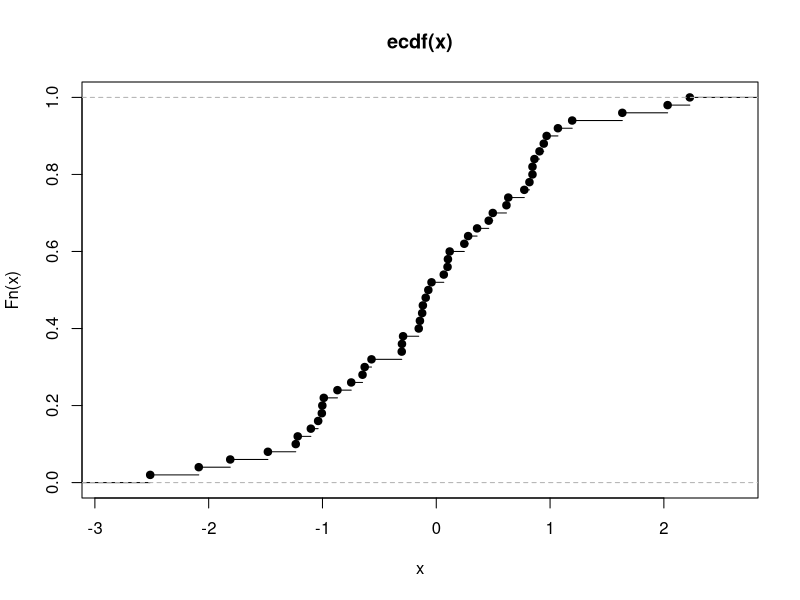
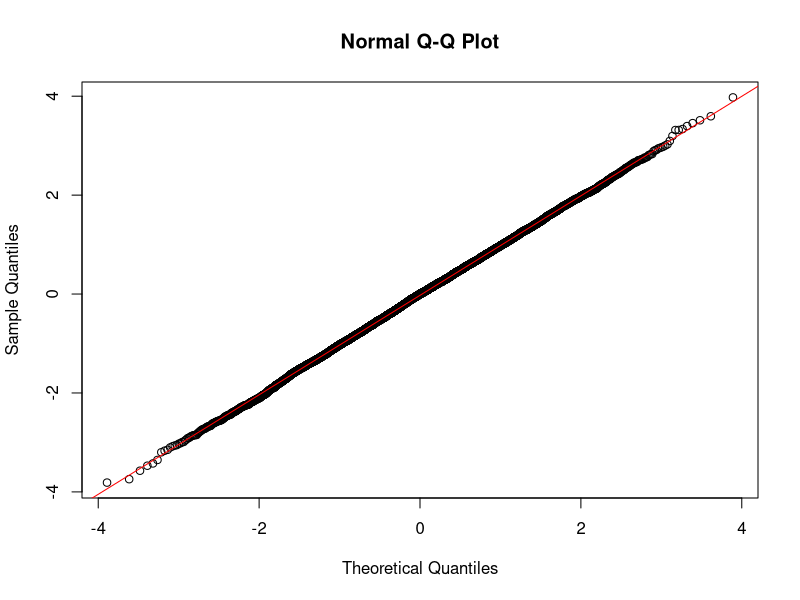
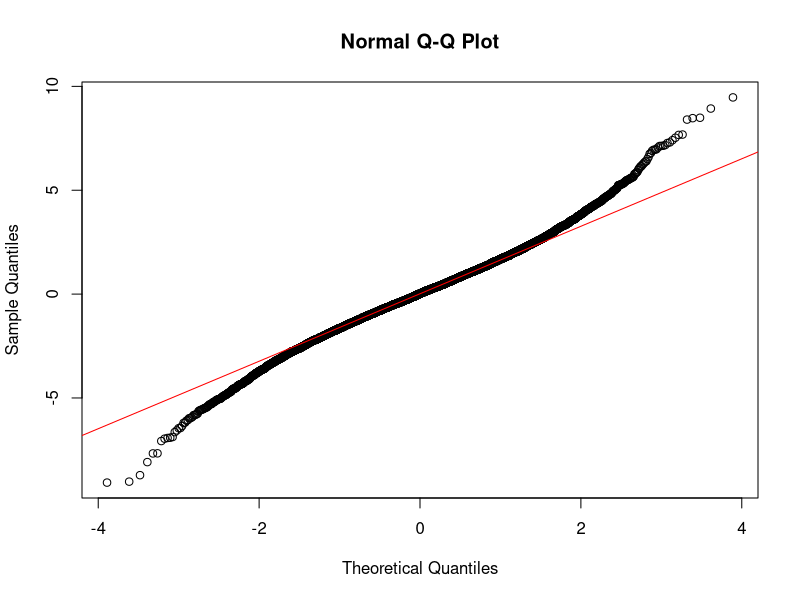
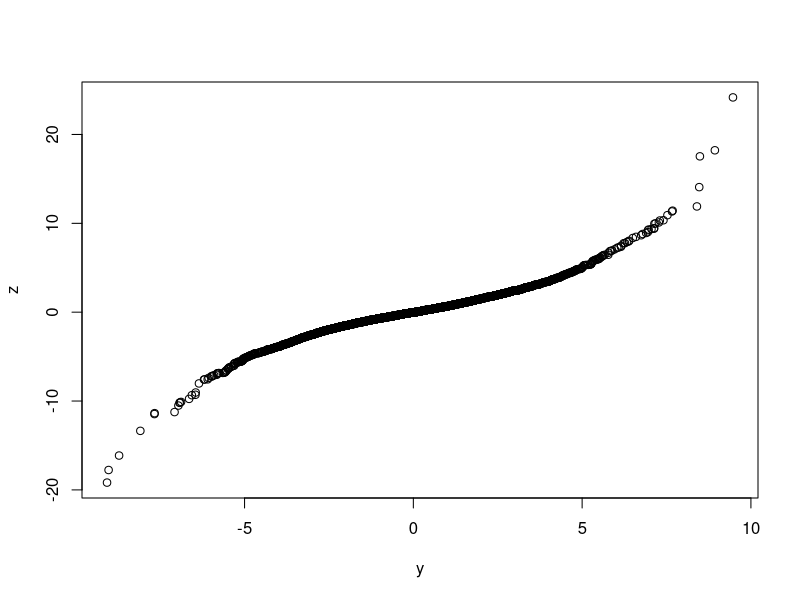

R code for these plots, in order: (Note: this script raises an error after producing the figures.)

# ecdf in R (Example) | Compute & Plot the Empirical Cumulative Distribution Function
# Basic R Syntax of ecdf():

# ecdf(x)

# Definition of ecdf():
# The ecdf function computes the Empirical Cumulative Distribution Function of a numeric 
# input vector.

# Example: Compute and Plot ECDF in R
# Before we can start with the example, we need to create a numeric example vector in R:
  
set.seed(19191)     # Set seed for reproducibility
x <- rnorm(50)      # Normal distribution with 50 values

ecdf(x)             # Compute ecdf values
# Empirical CDF 
# Call: ecdf(x)
# x[1:50] = -2.5138, -2.0871, -1.8105,  ...,  2.033, 2.2279
# The RStudio output of the ecdf function is not really helpful, but however, we can also use this output to plot the ECDF:
  
plot(ecdf(x))       # Create ecdf plot in R



# QQPLOT EXAMPLES
# =====>
# Quantile-Quantile Plot in R (4 Examples) | qqplot, qqnorm & qqline Functions | ggplot2 Package
# Example 1: Basic QQplot & Interpretation
# In this example I'll show you the basic application of QQplots (or Quantile-Quantile plots) in R. In the example, we'll use the following normally distributed numeric vector:
  
set.seed(5432)                   # Set seed for reproducibility
x <- rnorm(10000)                # Create random normally distributed values

# Our vector contains 10000 random values, which follows a normal distribution.
# Now, we can use the qqnorm function to create a QQplot of this vector.

qqnorm(x)                        # QQplot of normally distributed values

#.and the qqline function to add a theoretical line according to the normal distribution:
  
qqline(x, col = "red")           # Add qqline to plot

# Figure 1 shows the output of the previous R code: A QQplot of our normally distributed random data compared to the theoretical normal distribution and a QQline.

# We can interpret the graphic as follows:
# The quantiles of our sampled random data and the theoretical quantiles follow the QQline almost perfectly.
# For that reason, the QQplot indicates that our random values are normally distributed.



# Example 2: QQplot of Logistically Distributed Values
# Let's apply the same R code as in Example 1 to a different probability distribution in R:
  
y <- rlogis(10000)               # Random values according to logistic distribution

# Our new random data follows a logistic distribution. Now, let's draw a QQplot and a QQline to see the difference 
# compared to Examples 1:
  
qqnorm(y)                        # QQplot of logistic distribution
qqline(y, col = "red")

# Figure 2 shows the result. In contrast to Figure 1, the QQplot is not following the straight QQline, 
# indicating that our random values do not follow a normal distribution



# Example 3: Compare Two Data Sets with QQplot
# So far, we have only compared one input data set vs. a theoretical normal distribution. However, 
# it is also possible to compare two input data sets with each other.
# Consider the following random values with a student t distribution:
  
z <- rt(10000, 3)                # Random values according to student t distribution

# We can use the qqplot function to compare this distribution with the logistically distributed vector that we have 
# created in Example 2:
  
qqplot(y, z)                     # QQplot of logistic & student t distribution

# As you can see based on Figure 3, our two input data sets do now follow the same distribution, since the QQplot is 
# not following a straight line.



# Example 4: Create QQplot with ggplot2 Package
# Until now, we have used the base installation of R to produce our QQplots. 
# However, there are many packages, which provide prettier representations of QQplots.
# Probably the most common package for graphics in R is the ggplot2 package.

install.packages("ggplot2")      # Install & load ggplot2
library("ggplot2")

# The ggplot2 package takes data frames as input, so let's convert our numeric vector of Example 1 to a data frame:
data <- data.frame(x)            # Create data frame containing x

# Now, we can use the stat_qq and stat_qq_line functions of the ggplot2 package to create a QQplot:
# <pre lang="csharp">ggplot(data, aes(sample = x)) +  # Create QQplot with ggplot2 package
stat_qq() +
stat_qq_line(col = "red")
# ======>
# END QQPLOT



# QUANTILE Function in R (6 Examples)
# Quantile function
# The inverse cumulative distribution function (quantile function) of the logistic distribution is a generalization of
# the logit function. Its derivative is called the quantile density function. 

# Basic R Syntax of quantile():
quantile(x)

# ==>
# Example 1: Basic Application of quantile() in R
# In the first example, I'll illustrate how to use the quantile function in its simplest way. 
# Let's create an exemplifying numeric vector first:
  
set.seed(15051)                         # Set seed for reproducibility 
x <- round(runif(1000, 0, 100))         # Create uniformly distributed data
x                                       # Print data to RStudio console

# Our example vector contains 1,000 elements between the range of 1 and 100.
# Now, we can apply the quantile R function to this vector as follows:
  
quantile(x)                             # Apply quantile function

# Note: By default, the quantile function is returning the quartile (i.e. five cutpoints). 
# Later on, I'll show you how to get other metrics as well.
# Our vector contains 10000 random values, which follows a normal distribution.
# Now, we can use the qqnorm function to create a QQplot of this vector.

qqnorm(x)   # QQplot of normally distributed values

# and the qqline function to add a theoretical line according to the normal distribution:
qqline(x, col = "red")           # Add qqline to plot


# ==>
# Example 2: Handling NA Values with the quantile Function
# In this example, you'll learn how to deal with missing data (i.e. NA values) in the input vector. 
# Let's first insert an NA value to our example data:
  
x_NA <- c(x, NA)                        # Create example data with NA

#Now, if we apply the quantile function to this vector, the quantile function returns an error message:
  
quantile(x_NA)                          # Apply quantile function to NA vector

# Error in quantile.default(x_NA)
# Fortunately, we can easily fix this error by specifying na.rm = TRUE within the quantile command:
  
  quantile(x_NA, na.rm = TRUE)            # Use na.rm argument
# 0%  25%  50%  75% 100% 
# 0   23   50   75  100
  
  

# ==>
# Example 3: Extract Quantile Values Only  
# AS you have seen based on the previous examples, the quantile function returns the 
# cutpoints AND the corresponding values to the RStudio console. In some cases, 
# however, we might prefer to keep only the quantile values.
# In this case, we can simply apply the unname function to the output of the quantile
# function. Have a look at the following R code:
  
unname(quantile(x))                     # Get only the quantile values 


# ==>
# Example 4: Quantile by Group
# In this example I'll show you how to calculate the quantiles of certain subgroups. 
# For the example, I'm going to use the Iris data matrix. Let's load the data to R:

data(iris)                              # Load Iris data
head(iris)                              # Head of Iris data

# The Iris data set contains several numeric variables and the grouping variable Species.

# In order to compute the quantile by group, we also need some functions of the dplyr 
# environment. We can install and load the dplyr package as follows:
  
install.packages("dplyr")               # Install dplyr package
library("dplyr")                        # Load dplyr package

# We can now produce a data matrix of quantiles of the first column grouped by the 
# Species column with the following R syntax:
  
do.call("rbind",
tapply(iris$Sepal.Length,       # Specify numeric column
iris$Species,                   # Specify group variable
    quantile))  
  

# ==> 
# Example 5: Quartiles, Quintiles, Deciles, Percentiles & Many More
# As I told you before, the quantile function returns the quartile of the input vector by 
# default. However, we can use the probs argument to get basically any quantile metric that we 
# want. With the following R codes, we can calculate the median.

quantile(x, probs = 0.5)                # Median

# .tertiles.

quantile(x, probs = seq(0, 1, 1/3))     # Tertiles

# .quartiles (as it would also be computed by default).

quantile(x, probs = seq(0, 1, 1/4))     # Quartiles
# 0%  25%  50%  75%  100% 
# 0   23   50   75   100
.quintiles.

quantile(x, probs = seq(0, 1, 1/5))     # Quintiles
# 0%  20%  40%  60%  80% 100% 
# 0   18   40   61   80  100
.sextiles.

quantile(x, probs = seq(0, 1, 1/6))     # Sextiles
# 0% 16.66667% 33.33333% 50% 66.66667% 83.33333% 100% 
# 0  15        34        50  68        83        100
.septiles.

quantile(x, probs = seq(0, 1, 1/7))     # Septiles
# 0% 14.28571% 28.57143% 42.85714% 57.14286% 71.42857% 85.71429% 100% 
# 0  13        27        43        58        72        86        100
.octiles.

quantile(x, probs = seq(0, 1, 1/8))     # Octiles
# 0%     12.5%   25%     37.5%   50%     62.5%   75%     87.5%  100% 
# 0.000  11.875  23.000  38.000  50.000  63.000  75.000  88.000 100.000
.deciles.

quantile(x, probs = seq(0, 1, 1/10))    # Deciles
# 0%  10%  20%  30%  40%  50%  60%  70%  80%  90% 100% 
# 0   9    18   29   40   50   61   71   80   90  100

#.duo-deciles.

quantile(x, probs = seq(0, 1, 1/12))    # Duo-deciles or dodeciles

#.hexadeciles.

quantile(x, probs = seq(0, 1, 1/16))    # Hexadeciles

#.ventiles.

quantile(x, probs = seq(0, 1, 1/20))    # Ventiles, vigintiles, or demi-deciles

#.percentiles.

quantile(x, probs = seq(0, 1, 1/100))   # Percentiles

#.or permilles:
  
quantile(x, probs = seq(0, 1, 1/1000))  # Permilles or milliles
  
  
# Example 6: How to Visualize Quantiles
# Quantiles are often used for data visualization, most of the time in so called Quantile-Quantile plots.

# Quantile-Quantile plots can be created in R based on the qqplot function. Let's do this in practice!
# First, we need to create a second vector:
  
y <- x + rnorm(1000, 0, 30)             # Create y-data

# Now, we can print a qqplot of our two example vectors with the qqplot function as follows:
  
qqplot(x, y)                            # Quantile-Quantile plot of x & y





  
